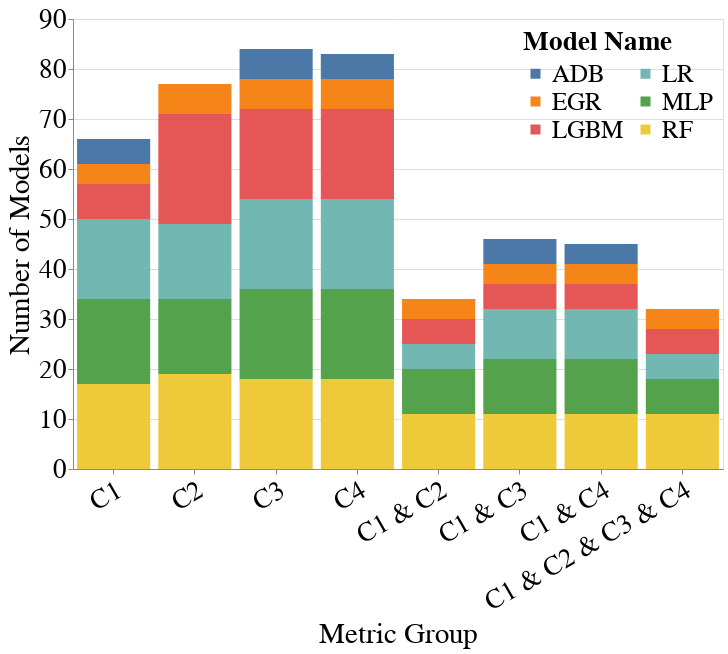

Notebook code cell kept with this figure:
### Markdown cell above
### ACS Income

### Code cell
# Metrics for constraints: [C1, C2, C3, C4]
metrics = ['Accuracy', 'Equalized_Odds_FPR', 'Aleatoric_Uncertainty_Parity', 'Std_Parity']
metrics_value_range_dct = {
    metrics[0]: [0.8, 1.0], # C1
    metrics[1]: [-0.03, 0.03], # C2
    metrics[2]: [-0.11, 0.11], # C3
    metrics[3]: [-0.04, 0.04], # C4
    f'{metrics[0]}&{metrics[1]}': None, # C1 + C2
    f'{metrics[0]}&{metrics[2]}': None, # C1 + C3
    f'{metrics[0]}&{metrics[3]}': None, # C1 + C4
    f'{metrics[0]}&{metrics[1]}&{metrics[2]}&{metrics[3]}': None, # C1 + C2 + C3 + C4
}
create_bar_chart_for_model_selection(all_subgroup_metrics_df,
                                     all_group_metrics_df,
                                     metrics_value_range_dct,
                                     dataset_name='Folktables_GA_2018_Income',
                                     group='SEX&RAC1P',
                                     vals_to_replace=vals_to_replace)

### Figure 1 — Vega-Lite specification as saved in the notebook (floating-point values rounded to 4 significant figures)
{"config": {"view": {"continuousWidth": 400, "continuousHeight": 300}, "axis": {"labelFontSize": 27, "labelFontWeight": "normal", "labelLimit": 300, "tickMinStep": 1, "titleFontSize": 29, "titleFontWeight": "normal"}, "legend": {"columns": 2, "labelFontSize": 25, "labelLimit": 300, "legendX": 450, "legendY": 10, "orient": "none", "symbolStrokeWidth": 4, "titleFontSize": 27, "titleLimit": 220}, "title": {"fontSize": 27}}, "data": {"name": "data-003ac679952b0039ba794173c637f6b3"}, "mark": "bar", "encoding": {"color": {"field": "Model_Name", "legend": {"title": "Model Name"}, "type": "nominal"}, "x": {"axis": {"labelAngle": -30}, "field": "Title", "sort": {"order": "ascending"}, "title": "Metric Group", "type": "nominal"}, "y": {"field": "Number_of_Models", "title": "Number of Models", "type": "quantitative"}}, "height": 450, "width": 650, "$schema": "https://vega.github.io/schema/vega-lite/v4.17.0.json", "datasets": {"data-003ac679952b0039ba794173c637f6b3": [{"Model_Name": "MLP", "Number_of_Models": 17, "Metric_Group": "Accuracy", "Alias": "C1", "Title": "C1"}, {"Model_Name": "RF", "Number_of_Models": 17, "Metric_Group": "Accuracy", "Alias": "C1", "Title": "C1"}, {"Model_Name": "LR", "Number_of_Models": 16, "Metric_Group": "Accuracy", "Alias": "C1", "Title": "C1"}, {"Model_Name": "LGBM", "Number_of_Models": 7, "Metric_Group": "Accuracy", "Alias": "C1", "Title": "C1"}, {"Model_Name": "ADB", "Number_of_Models": 5, "Metric_Group": "Accuracy", "Alias": "C1", "Title": "C1"}, {"Model_Name": "EGR", "Number_of_Models": 4, "Metric_Group": "Accuracy", "Alias": "C1", "Title": "C1"}, {"Model_Name": "LGBM", "Number_of_Models": 22, "Metric_Group": "Equalized_Odds_FPR", "Alias": "C2", "Title": "C2"}, {"Model_Name": "RF", "Number_of_Models": 19, "Metric_Group": "Equalized_Odds_FPR", "Alias": "C2", "Title": "C2"}, {"Model_Name": "LR", "Number_of_Models": 15, "Metric_Group": "Equalized_Odds_FPR", "Alias": "C2", "Title": "C2"}, {"Model_Name": "MLP", "Number_of_Models": 15, "Metric_Group": "Equalized_Odds_FPR", "Alias": "C2", "Title": "C2"}, {"Model_Name": "EGR", "Number_of_Models": 6, "Metric_Group": "Equalized_Odds_FPR", "Alias": "C2", "Title": "C2"}, {"Model_Name": "LGBM", "Number_of_Models": 18, "Metric_Group": "Aleatoric_Uncertainty_Parity", "Alias": "C3", "Title": "C3"}, {"Model_Name": "LR", "Number_of_Models": 18, "Metric_Group": "Aleatoric_Uncertainty_Parity", "Alias": "C3", "Title": "C3"}, {"Model_Name": "MLP", "Number_of_Models": 18, "Metric_Group": "Aleatoric_Uncertainty_Parity", "Alias": "C3", "Title": "C3"}, {"Model_Name": "RF", "Number_of_Models": 18, "Metric_Group": "Aleatoric_Uncertainty_Parity", "Alias": "C3", "Title": "C3"}, {"Model_Name": "ADB", "Number_of_Models": 6, "Metric_Group": "Aleatoric_Uncertainty_Parity", "Alias": "C3", "Title": "C3"}, {"Model_Name": "EGR", "Number_of_Models": 6, "Metric_Group": "Aleatoric_Uncertainty_Parity", "Alias": "C3", "Title": "C3"}, {"Model_Name": "LGBM", "Number_of_Models": 18, "Metric_Group": "Std_Parity", "Alias": "C4", "Title": "C4"}, {"Model_Name": "LR", "Number_of_Models": 18, "Metric_Group": "Std_Parity", "Alias": "C4", "Title": "C4"}, {"Model_Name": "MLP", "Number_of_Models": 18, "Metric_Group": "Std_Parity", "Alias": "C4", "Title": "C4"}, {"Model_Name": "RF", "Number_of_Models": 18, "Metric_Group": "Std_Parity", "Alias": "C4", "Title": "C4"}, {"Model_Name": "EGR", "Number_of_Models": 6, "Metric_Group": "Std_Parity", "Alias": "C4", "Title": "C4"}, {"Model_Name": "ADB", "Number_of_Models": 5, "Metric_Group": "Std_Parity", "Alias": "C4", "Title": "C4"}, {"Model_Name": "RF", "Number_of_Models": 11, "Metric_Group": "Accuracy&Equalized_Odds_FPR", "Alias": "C1 & C2", "Title": "C1 & C2"}, {"Model_Name": "MLP", "Number_of_Models": 9, "Metric_Group": "Accuracy&Equalized_Odds_FPR", "Alias": "C1 & C2", "Title": "C1 & C2"}, {"Model_Name": "LGBM", "Number_of_Models": 5, "Metric_Group": "Accuracy&Equalized_Odds_FPR", "Alias": "C1 & C2", "Title": "C1 & C2"}, {"Model_Name": "LR", "Number_of_Models": 5, "Metric_Group": "Accuracy&Equalized_Odds_FPR", "Alias": "C1 & C2", "Title": "C1 & C2"}, {"Model_Name": "EGR", "Number_of_Models": 4, "Metric_Group": "Accuracy&Equalized_Odds_FPR", "Alias": "C1 & C2", "Title": "C1 & C2"}, {"Model_Name": "MLP", "Number_of_Models": 11, "Metric_Group": "Accuracy&Aleatoric_Uncertainty_Parity", "Alias": "C1 & C3", "Title": "C1 & C3"}, {"Model_Name": "RF", "Number_of_Models": 11, "Metric_Group": "Accuracy&Aleatoric_Uncertainty_Parity", "Alias": "C1 & C3", "Title": "C1 & C3"}, {"Model_Name": "LR", "Number_of_Models": 10, "Metric_Group": "Accuracy&Aleatoric_Uncertainty_Parity", "Alias": "C1 & C3", "Title": "C1 & C3"}, {"Model_Name": "ADB", "Number_of_Models": 5, "Metric_Group": "Accuracy&Aleatoric_Uncertainty_Parity", "Alias": "C1 & C3", "Title": "C1 & C3"}, {"Model_Name": "LGBM", "Number_of_Models": 5, "Metric_Group": "Accuracy&Aleatoric_Uncertainty_Parity", "Alias": "C1 & C3", "Title": "C1 & C3"}, {"Model_Name": "EGR", "Number_of_Models": 4, "Metric_Group": "Accuracy&Aleatoric_Uncertainty_Parity", "Alias": "C1 & C3", "Title": "C1 & C3"}, {"Model_Name": "MLP", "Number_of_Models": 11, "Metric_Group": "Accuracy&Std_Parity", "Alias": "C1 & C4", "Title": "C1 & C4"}, {"Model_Name": "RF", "Number_of_Models": 11, "Metric_Group": "Accuracy&Std_Parity", "Alias": "C1 & C4", "Title": "C1 & C4"}, {"Model_Name": "LR", "Number_of_Models": 10, "Metric_Group": "Accuracy&Std_Parity", "Alias": "C1 & C4", "Title": "C1 & C4"}, {"Model_Name": "LGBM", "Number_of_Models": 5, "Metric_Group": "Accuracy&Std_Parity", "Alias": "C1 & C4", "Title": "C1 & C4"}, {"Model_Name": "ADB", "Number_of_Models": 4, "Metric_Group": "Accuracy&Std_Parity", "Alias": "C1 & C4", "Title": "C1 & C4"}, {"Model_Name": "EGR", "Number_of_Models": 4, "Metric_Group": "Accuracy&Std_Parity", "Alias": "C1 & C4", "Title": "C1 & C4"}, {"Model_Name": "RF", "Number_of_Models": 11, "Metric_Group": "Accuracy&Equalized_Odds_FPR&Aleatoric_Uncertainty_Parity&Std_Parity", "Alias": "C1 & C2 & C3 & C4", "Title": "C1 & C2 & C3 & C4"}, {"Model_Name": "MLP", "Number_of_Models": 7, "Metric_Group": "Accuracy&Equalized_Odds_FPR&Aleatoric_Uncertainty_Parity&Std_Parity", "Alias": "C1 & C2 & C3 & C4", "Title": "C1 & C2 & C3 & C4"}, {"Model_Name": "LGBM", "Number_of_Models": 5, "Metric_Group": "Accuracy&Equalized_Odds_FPR&Aleatoric_Uncertainty_Parity&Std_Parity", "Alias": "C1 & C2 & C3 & C4", "Title": "C1 & C2 & C3 & C4"}, {"Model_Name": "LR", "Number_of_Models": 5, "Metric_Group": "Accuracy&Equalized_Odds_FPR&Aleatoric_Uncertainty_Parity&Std_Parity", "Alias": "C1 & C2 & C3 & C4", "Title": "C1 & C2 & C3 & C4"}, {"Model_Name": "EGR", "Number_of_Models": 4, "Metric_Group": "Accuracy&Equalized_Odds_FPR&Aleatoric_Uncertainty_Parity&Std_Parity", "Alias": "C1 & C2 & C3 & C4", "Title": "C1 & C2 & C3 & C4"}]}}
